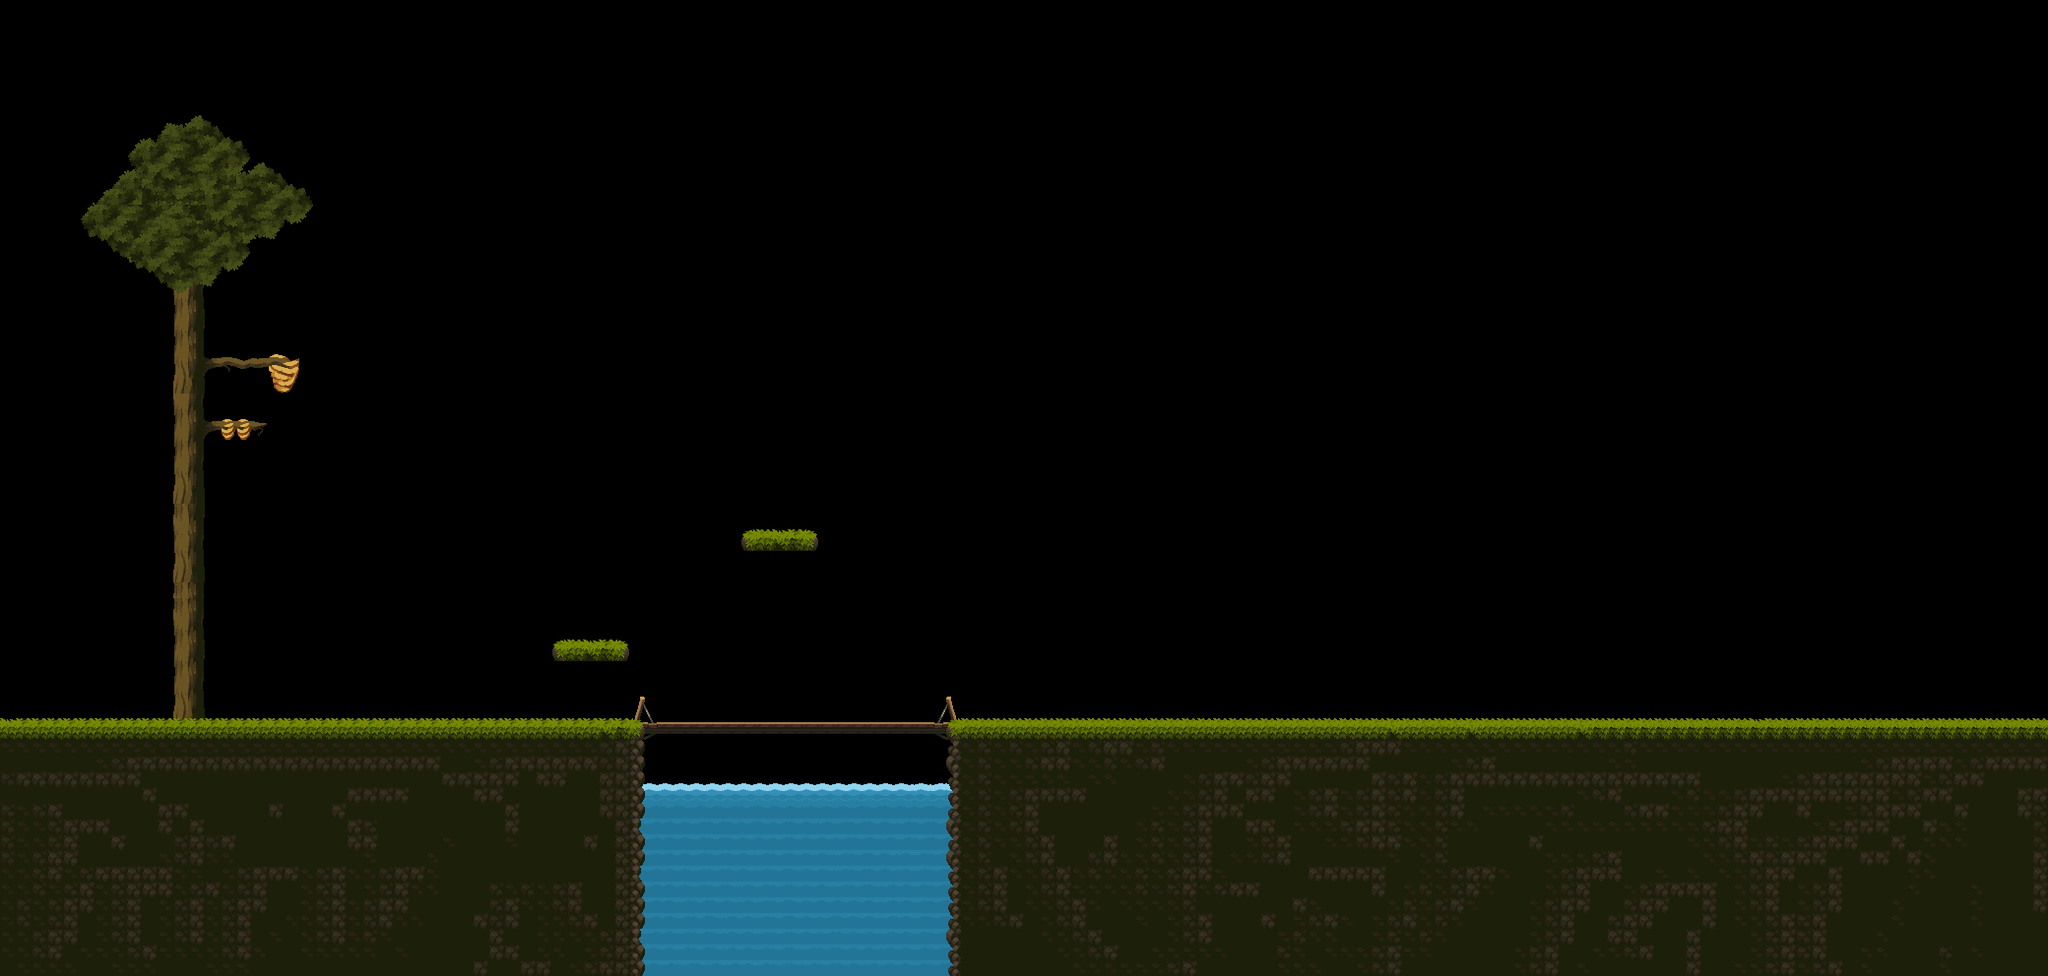

Below is a game level as drawn by its tile map, then a one-line description and the .tmx that defines it (tile-layer data replaced by summaries):
An orthogonal 130x62 tile map with 16x16 px tiles, 4 tile layers (Decorations, Back Decorations, Back, Front), 4 tilesets and 6 objects.

<map version="1.10" tiledversion="1.10.1" orientation="orthogonal" renderorder="right-down" width="130" height="62" tilewidth="16" tileheight="16" infinite="0" nextlayerid="11" nextobjectid="24">
 <tileset firstgid="1" name="Buildings" tilewidth="16" tileheight="16" tilecount="625" columns="25">
  <image source="Buildings.png" width="400" height="400" />
 </tileset>
 <tileset firstgid="626" name="Props-Rocks" tilewidth="16" tileheight="16" tilecount="378" columns="18">
  <image source="Props-Rocks.png" width="288" height="336" />
 </tileset>
 <tileset firstgid="1004" name="Tiles" tilewidth="16" tileheight="16" tilecount="625" columns="25">
  <image source="Tiles.png" width="400" height="400" />
 </tileset>
 <tileset firstgid="1629" name="Tree-Assets" tilewidth="16" tileheight="16" tilecount="525" columns="21">
  <image source="Tree-Assets.png" width="336" height="400" />
 </tileset>
 <layer id="4" name="Decorations" width="130" height="62">
  <data>[8060 cells, 154 non-empty, 63 distinct tile ids]</data>
 </layer>
 <layer id="6" name="Back Decorations" width="130" height="62">
  <data>[8060 cells, 118 non-empty, 68 distinct tile ids]</data>
 </layer>
 <layer id="3" name="Back" width="130" height="62">
  <data>[8060 cells, 400 non-empty, 49 distinct tile ids]</data>
 </layer>
 <layer id="2" name="Front" width="130" height="62">
  <data>[8060 cells, 1845 non-empty, 20 distinct tile ids]</data>
 </layer>
 <objectgroup id="7" name="Collision">
  <object id="7" x="560.875" y="655.875" width="78.125" height="16">
   <properties>
    <property name="Type" value="Collision" />
   </properties>
  </object>
  <object id="8" x="753.091" y="544.091" width="78" height="15.8977">
   <properties>
    <property name="Type" value="Collision" />
   </properties>
  </object>
  <object id="13" x="0.0869565" y="736.078" width="479.835" height="16">
   <properties>
    <property name="Type" value="Collision" />
   </properties>
  </object>
  <object id="14" x="479.913" y="736.063" width="480.273" height="16">
   <properties>
    <property name="Type" value="Collision" />
   </properties>
  </object>
  <object id="15" x="960.223" y="736.063" width="479.795" height="16">
   <properties>
    <property name="Type" value="Collision" />
   </properties>
  </object>
  <object id="16" x="1440.1" y="736" width="640.045" height="16">
   <properties>
    <property name="Type" value="Collision" />
   </properties>
  </object>
 </objectgroup>
</map>
